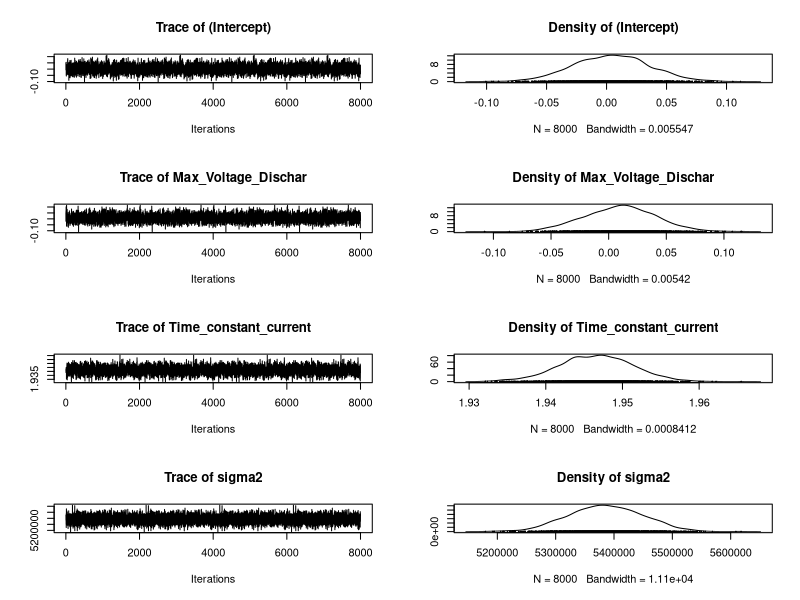

Write the R code that produced this figure.
# Load necessary libraries
library(readxl)  # Load the readxl package to use read_excel()
library(MCMCpack)  # Load the MCMCpack package for Bayesian modeling
library(coda)  # Load coda for MCMC diagnostics

# Read the Excel file
data <- read_excel("Dataset.xlsx")

# Create the dataframe with the specified columns
df <- data.frame(
  Discharge_Time = data[[2]],
  Decrement_3.6_3.4V = data[[3]],
  Max_Voltage_Dischar = data[[4]],
  Min_Voltage_Charg = data[[5]],
  Time_at_4.15V = data[[6]],
  Time_constant_current = data[[7]],
  Charging_time = data[[8]]
)

# Filter the dataframe to include only rows where Max Voltage Discharge is >= 3.5V
df_filtered <- df[df$Max_Voltage_Dischar >= 3.5, ]

# Number of chains and iterations
num_chains <- 4
num_iterations <- 2000
burnin <- 1000  # Number of burn-in iterations

# Initialize a list to store MCMC results for each chain
mcmc_results <- vector("list", num_chains)

# Fit Bayesian MCMC model using MCMCpack for each chain and store results
for (chain in 1:num_chains) {
  start_time <- Sys.time()  # Start time for the chain
  
  # Warm-up phase
  warmup_start <- Sys.time()
  mcmc_results[[chain]] <- MCMCregress(
    Charging_time ~ Max_Voltage_Dischar + Time_constant_current,
    data = df_filtered,
    b0 = c(0, 0, 0),  # Prior means
    B0 = diag(1000, 3),  # Prior variances
    mcmc = num_iterations,  # Total number of iterations
    burnin = burnin  # Number of burn-in iterations
  )
  warmup_end <- Sys.time()  # End time for warm-up
  
  # Sampling phase
  sampling_start <- Sys.time()
  # The sampling is already included in the MCMCregress call, so we just need to calculate the time
  sampling_end <- Sys.time()  # End time for sampling
  
  end_time <- Sys.time()  # End time for the chain
  elapsed_time <- end_time - start_time  # Calculate total elapsed time
  
  # Calculate elapsed times
  warmup_time <- warmup_end - warmup_start
  sampling_time <- sampling_end - sampling_start
  
  # Print elapsed times for the current chain
  cat(sprintf("Chain %d:\n", chain))
  cat(sprintf("  Elapsed Time (Warm-up): %.6f seconds\n", as.numeric(warmup_time)))
  cat(sprintf("  Elapsed Time (Sampling): %.6f seconds\n", as.numeric(sampling_time)))
  cat(sprintf("  Elapsed Time (Total): %.6f seconds\n\n", as.numeric(elapsed_time)))
}

# Combine results from all chains
combined_mcmc <- do.call(rbind, mcmc_results)

# Summary of the combined model
summary_combined <- summary(combined_mcmc)
print(summary_combined)

# Optional: Visualize results
mcmc_chain <- mcmc(combined_mcmc)
plot(mcmc_chain)
